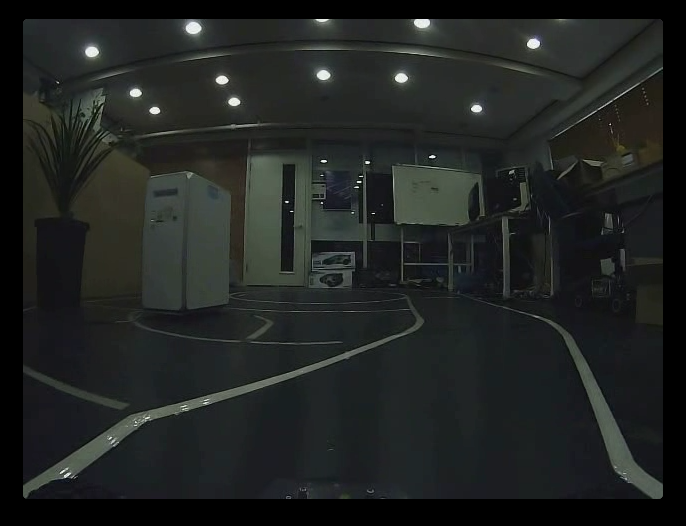
#> input picture src/study/ex_codes/opencv_ex/sample.png, 686 x 526 px
$ python canny.py
#> lines starting #> are read from the running program, lines starting #| are printed output that depends on the picture; after the words box and inside, x2 and y2 are one past the last pixel; in counts of white or black regions, pixels touching at a corner belong together
import cv2

img = cv2.imread('sample.png')
#> img is the input picture: shape (526, 686, 3); mean B, G, R 34, 35.5, 32.5
gray = cv2.cvtColor(img, cv2.COLOR_BGR2GRAY)
blur = cv2.GaussianBlur(gray, (5, 5), 0)
edge = cv2.Canny(blur, 20, 190)
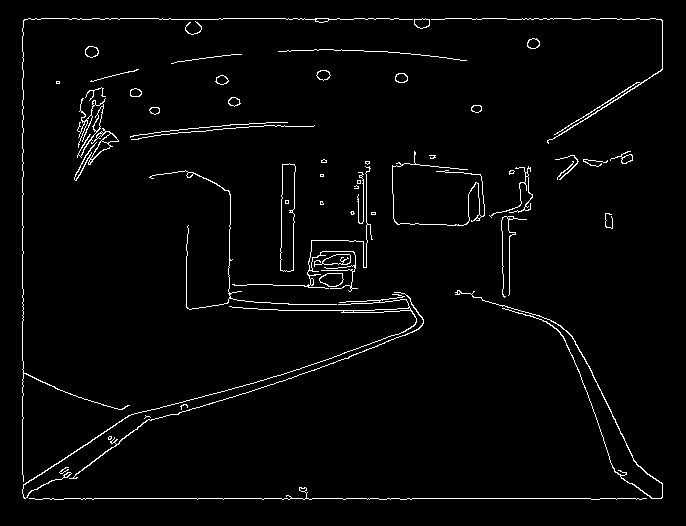
#> edge: shape (526, 686); 2.5% white in thin lines or dots, all inside (x1, y1, x2, y2) = (22, 18, 663, 500)

cv2.imshow('edge', edge)
cv2.waitKey(10000)
